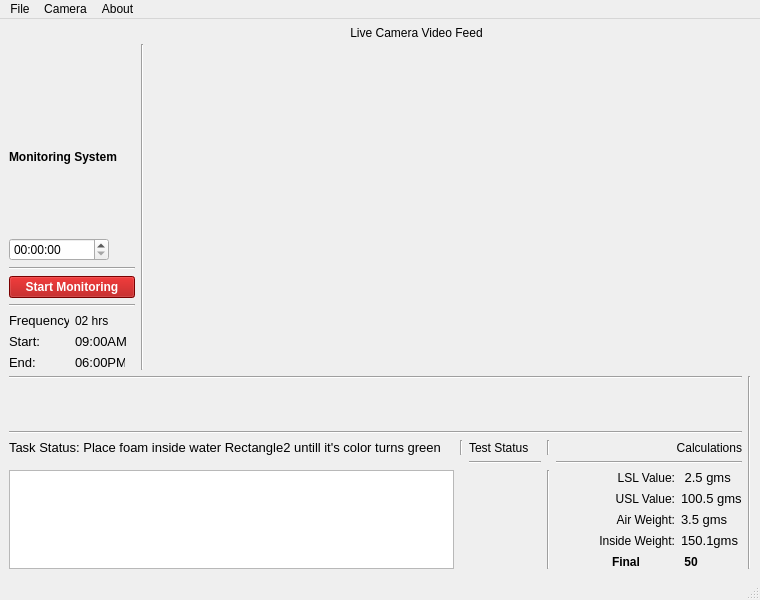
<?xml version="1.0" encoding="UTF-8"?>
<ui version="4.0">
 <class>MainWindow</class>
 <widget class="QMainWindow" name="MainWindow">
  <property name="geometry">
   <rect>
    <x>0</x>
    <y>0</y>
    <width>760</width>
    <height>600</height>
   </rect>
  </property>
  <property name="minimumSize">
   <size>
    <width>760</width>
    <height>600</height>
   </size>
  </property>
  <property name="maximumSize">
   <size>
    <width>760</width>
    <height>600</height>
   </size>
  </property>
  <property name="windowTitle">
   <string>LG Monitoring System</string>
  </property>
  <property name="windowIcon">
   <iconset resource="img/res.qrc">
    <normaloff>img/favicon.png</normaloff>img/favicon.png</iconset>
  </property>
  <widget class="QWidget" name="centralwidget">
   <layout class="QGridLayout" name="gridLayout">
    <item row="1" column="0">
     <layout class="QVBoxLayout" name="verticalLayout">
      <item>
       <widget class="QWidget" name="widget_2" native="true">
        <property name="minimumSize">
         <size>
          <width>0</width>
          <height>100</height>
         </size>
        </property>
        <property name="maximumSize">
         <size>
          <width>100</width>
          <height>100</height>
         </size>
        </property>
        <property name="styleSheet">
         <string notr="true">border-image: url(img/favicon.png);</string>
        </property>
       </widget>
      </item>
      <item>
       <widget class="QLabel" name="label_23">
        <property name="font">
         <font>
          <weight>75</weight>
          <bold>true</bold>
         </font>
        </property>
        <property name="text">
         <string>Monitoring System</string>
        </property>
       </widget>
      </item>
      <item>
       <spacer name="verticalSpacer">
        <property name="orientation">
         <enum>Qt::Vertical</enum>
        </property>
        <property name="sizeHint" stdset="0">
         <size>
          <width>20</width>
          <height>40</height>
         </size>
        </property>
       </spacer>
      </item>
      <item>
       <widget class="QTimeEdit" name="timeEdit">
        <property name="maximumSize">
         <size>
          <width>100</width>
          <height>16777215</height>
         </size>
        </property>
       </widget>
      </item>
      <item>
       <widget class="Line" name="line">
        <property name="orientation">
         <enum>Qt::Horizontal</enum>
        </property>
       </widget>
      </item>
      <item>
       <widget class="QPushButton" name="pushButton">
        <property name="maximumSize">
         <size>
          <width>135</width>
          <height>16777215</height>
         </size>
        </property>
        <property name="font">
         <font>
          <weight>75</weight>
          <bold>true</bold>
         </font>
        </property>
        <property name="styleSheet">
         <string notr="true">background-color: rgb(170, 0, 0);
color: rgb(255, 255, 255);</string>
        </property>
        <property name="text">
         <string>Start Monitoring</string>
        </property>
       </widget>
      </item>
      <item>
       <widget class="Line" name="line_6">
        <property name="orientation">
         <enum>Qt::Horizontal</enum>
        </property>
       </widget>
      </item>
      <item>
       <layout class="QGridLayout" name="gridLayout_2">
        <item row="0" column="1">
         <widget class="QLabel" name="label_4">
          <property name="maximumSize">
           <size>
            <width>50</width>
            <height>16777215</height>
           </size>
          </property>
          <property name="text">
           <string>02 hrs</string>
          </property>
         </widget>
        </item>
        <item row="0" column="0">
         <widget class="QLabel" name="label_3">
          <property name="maximumSize">
           <size>
            <width>60</width>
            <height>25</height>
           </size>
          </property>
          <property name="font">
           <font>
            <pointsize>10</pointsize>
           </font>
          </property>
          <property name="text">
           <string>Frequency:</string>
          </property>
         </widget>
        </item>
        <item row="1" column="1">
         <widget class="QLabel" name="label_6">
          <property name="minimumSize">
           <size>
            <width>60</width>
            <height>0</height>
           </size>
          </property>
          <property name="maximumSize">
           <size>
            <width>60</width>
            <height>16777215</height>
           </size>
          </property>
          <property name="font">
           <font>
            <pointsize>10</pointsize>
           </font>
          </property>
          <property name="text">
           <string>09:00AM</string>
          </property>
         </widget>
        </item>
        <item row="2" column="0">
         <widget class="QLabel" name="label_8">
          <property name="maximumSize">
           <size>
            <width>60</width>
            <height>25</height>
           </size>
          </property>
          <property name="font">
           <font>
            <pointsize>10</pointsize>
           </font>
          </property>
          <property name="text">
           <string>End:</string>
          </property>
         </widget>
        </item>
        <item row="1" column="0">
         <widget class="QLabel" name="label_5">
          <property name="maximumSize">
           <size>
            <width>60</width>
            <height>25</height>
           </size>
          </property>
          <property name="font">
           <font>
            <pointsize>10</pointsize>
           </font>
          </property>
          <property name="text">
           <string>Start:</string>
          </property>
         </widget>
        </item>
        <item row="2" column="1">
         <widget class="QLabel" name="label_9">
          <property name="maximumSize">
           <size>
            <width>50</width>
            <height>16777215</height>
           </size>
          </property>
          <property name="font">
           <font>
            <pointsize>10</pointsize>
           </font>
          </property>
          <property name="text">
           <string>06:00PM</string>
          </property>
         </widget>
        </item>
       </layout>
      </item>
     </layout>
    </item>
    <item row="3" column="5">
     <widget class="Line" name="line_10">
      <property name="orientation">
       <enum>Qt::Vertical</enum>
      </property>
     </widget>
    </item>
    <item row="1" column="1">
     <widget class="Line" name="line_7">
      <property name="orientation">
       <enum>Qt::Vertical</enum>
      </property>
     </widget>
    </item>
    <item row="3" column="0" colspan="5">
     <layout class="QGridLayout" name="gridLayout_3">
      <item row="6" column="0" rowspan="5" colspan="10">
       <widget class="QTextBrowser" name="textBrowser">
        <property name="maximumSize">
         <size>
          <width>500</width>
          <height>100</height>
         </size>
        </property>
        
       </widget>
      </item>
      <item row="4" column="13">
       <widget class="Line" name="line_8">
        <property name="orientation">
         <enum>Qt::Vertical</enum>
        </property>
       </widget>
      </item>
      <item row="0" column="0" colspan="17">
       <widget class="Line" name="line_9">
        <property name="orientation">
         <enum>Qt::Horizontal</enum>
        </property>
       </widget>
      </item>
      <item row="2" column="0" colspan="17">
       <widget class="Line" name="line_2">
        <property name="orientation">
         <enum>Qt::Horizontal</enum>
        </property>
       </widget>
      </item>
      <item row="4" column="14" colspan="3">
       <widget class="QLabel" name="label_2">
        <property name="text">
         <string>Calculations</string>
        </property>
        <property name="alignment">
         <set>Qt::AlignRight|Qt::AlignTrailing|Qt::AlignVCenter</set>
        </property>
       </widget>
      </item>
      <item row="4" column="0" colspan="10">
       <widget class="QLabel" name="label_7">
        <property name="maximumSize">
         <size>
          <width>16777215</width>
          <height>25</height>
         </size>
        </property>
        <property name="font">
         <font>
          <pointsize>10</pointsize>
          <weight>50</weight>
          <italic>false</italic>
          <bold>false</bold>
         </font>
        </property>
        <property name="layoutDirection">
         <enum>Qt::LeftToRight</enum>
        </property>
        <property name="text">
         <string>Task Status: Place foam inside water Rectangle2 untill it's color turns green </string>
        </property>
        <property name="alignment">
         <set>Qt::AlignLeading|Qt::AlignLeft|Qt::AlignVCenter</set>
        </property>
       </widget>
      </item>
      <item row="4" column="11" colspan="2">
       <widget class="QLabel" name="label_20">
        <property name="text">
         <string>Test Status</string>
        </property>
        <property name="alignment">
         <set>Qt::AlignLeading|Qt::AlignLeft|Qt::AlignVCenter</set>
        </property>
       </widget>
      </item>
      <item row="4" column="10">
       <widget class="Line" name="line_11">
        <property name="orientation">
         <enum>Qt::Vertical</enum>
        </property>
       </widget>
      </item>
      <item row="6" column="13" rowspan="5">
       <widget class="Line" name="line_4">
        <property name="layoutDirection">
         <enum>Qt::LeftToRight</enum>
        </property>
        <property name="orientation">
         <enum>Qt::Vertical</enum>
        </property>
       </widget>
      </item>
      <item row="5" column="14" colspan="3">
       <widget class="Line" name="line_3">
        <property name="orientation">
         <enum>Qt::Horizontal</enum>
        </property>
       </widget>
      </item>
      <item row="1" column="11">
       <widget class="QWidget" name="widget_4" native="true">
        <property name="minimumSize">
         <size>
          <width>50</width>
          <height>0</height>
         </size>
        </property>
        <property name="maximumSize">
         <size>
          <width>50</width>
          <height>16777215</height>
         </size>
        </property>
        <property name="styleSheet">
         <string notr="true">border-image: url(img/b5R.png);</string>
        </property>
       </widget>
      </item>
      <item row="1" column="1">
       <widget class="QWidget" name="widget_15" native="true">
        <property name="minimumSize">
         <size>
          <width>25</width>
          <height>0</height>
         </size>
        </property>
        <property name="styleSheet">
         <string notr="true">border-image: url(img/nextR.png);
</string>
        </property>
       </widget>
      </item>
      <item row="1" column="2">
       <widget class="QWidget" name="widget_3" native="true">
        <property name="minimumSize">
         <size>
          <width>50</width>
          <height>40</height>
         </size>
        </property>
        <property name="maximumSize">
         <size>
          <width>50</width>
          <height>16777215</height>
         </size>
        </property>
        <property name="styleSheet">
         <string notr="true">border-image: url(img/b1R.png);</string>
        </property>
       </widget>
      </item>
      <item row="1" column="0">
       <widget class="QWidget" name="widget_16" native="true">
        <property name="minimumSize">
         <size>
          <width>50</width>
          <height>0</height>
         </size>
        </property>
        <property name="styleSheet">
         <string notr="true">border-image: url(img/b0R.png);</string>
        </property>
       </widget>
      </item>
      <item row="1" column="6">
       <widget class="QWidget" name="widget_13" native="true">
        <property name="minimumSize">
         <size>
          <width>50</width>
          <height>0</height>
         </size>
        </property>
        <property name="maximumSize">
         <size>
          <width>50</width>
          <height>16777215</height>
         </size>
        </property>
        <property name="styleSheet">
         <string notr="true">border-image: url(img/b3R.png);</string>
        </property>
       </widget>
      </item>
      <item row="1" column="9" colspan="2">
       <widget class="QWidget" name="widget_6" native="true">
        <property name="minimumSize">
         <size>
          <width>30</width>
          <height>0</height>
         </size>
        </property>
        <property name="maximumSize">
         <size>
          <width>40</width>
          <height>16777215</height>
         </size>
        </property>
        <property name="styleSheet">
         <string notr="true">border-image: url(img/nextR.png);
</string>
        </property>
       </widget>
      </item>
      <item row="1" column="3">
       <widget class="QWidget" name="widget_8" native="true">
        <property name="minimumSize">
         <size>
          <width>30</width>
          <height>0</height>
         </size>
        </property>
        <property name="maximumSize">
         <size>
          <width>50</width>
          <height>16777215</height>
         </size>
        </property>
        <property name="styleSheet">
         <string notr="true">border-image: url(img/nextR.png);
</string>
        </property>
       </widget>
      </item>
      <item row="1" column="5">
       <widget class="QWidget" name="widget_12" native="true">
        <property name="minimumSize">
         <size>
          <width>35</width>
          <height>0</height>
         </size>
        </property>
        <property name="maximumSize">
         <size>
          <width>50</width>
          <height>16777215</height>
         </size>
        </property>
        <property name="styleSheet">
         <string notr="true">border-image: url(img/nextR.png);
</string>
        </property>
       </widget>
      </item>
      <item row="1" column="7">
       <widget class="QWidget" name="widget_14" native="true">
        <property name="minimumSize">
         <size>
          <width>30</width>
          <height>0</height>
         </size>
        </property>
        <property name="maximumSize">
         <size>
          <width>50</width>
          <height>16777215</height>
         </size>
        </property>
        <property name="styleSheet">
         <string notr="true">border-image: url(img/nextR.png);
</string>
        </property>
       </widget>
      </item>
      <item row="1" column="4">
       <widget class="QWidget" name="widget_11" native="true">
        <property name="minimumSize">
         <size>
          <width>50</width>
          <height>0</height>
         </size>
        </property>
        <property name="maximumSize">
         <size>
          <width>50</width>
          <height>16777215</height>
         </size>
        </property>
        <property name="styleSheet">
         <string notr="true">border-image: url(img/b2R.png);</string>
        </property>
       </widget>
      </item>
      <item row="1" column="14">
       <widget class="QWidget" name="widget_9" native="true">
        <property name="minimumSize">
         <size>
          <width>50</width>
          <height>0</height>
         </size>
        </property>
        <property name="maximumSize">
         <size>
          <width>50</width>
          <height>16777215</height>
         </size>
        </property>
        <property name="styleSheet">
         <string notr="true">border-image: url(img/b6R.png);</string>
        </property>
       </widget>
      </item>
      <item row="1" column="16">
       <widget class="QWidget" name="widget_17" native="true">
        <property name="minimumSize">
         <size>
          <width>40</width>
          <height>0</height>
         </size>
        </property>
        <property name="styleSheet">
         <string notr="true">border-image: url(img/b7R.png);</string>
        </property>
       </widget>
      </item>
      <item row="1" column="12" colspan="2">
       <widget class="QWidget" name="widget_5" native="true">
        <property name="minimumSize">
         <size>
          <width>25</width>
          <height>0</height>
         </size>
        </property>
        <property name="maximumSize">
         <size>
          <width>50</width>
          <height>16777215</height>
         </size>
        </property>
        <property name="styleSheet">
         <string notr="true">border-image: url(img/nextR.png);
</string>
        </property>
       </widget>
      </item>
      <item row="1" column="8">
       <widget class="QWidget" name="widget_7" native="true">
        <property name="minimumSize">
         <size>
          <width>50</width>
          <height>0</height>
         </size>
        </property>
        <property name="maximumSize">
         <size>
          <width>50</width>
          <height>16777215</height>
         </size>
        </property>
        <property name="styleSheet">
         <string notr="true">border-image: url(img/b4R.png);</string>
        </property>
       </widget>
      </item>
      <item row="1" column="15">
       <widget class="QWidget" name="widget_10" native="true">
        <property name="minimumSize">
         <size>
          <width>25</width>
          <height>0</height>
         </size>
        </property>
        <property name="maximumSize">
         <size>
          <width>50</width>
          <height>16777215</height>
         </size>
        </property>
        <property name="styleSheet">
         <string notr="true">border-image: url(img/nextR.png);
</string>
        </property>
       </widget>
      </item>
      <item row="7" column="11" rowspan="3" colspan="2">
       <widget class="QWidget" name="widget_18" native="true">
        <property name="styleSheet">
         <string notr="true">border-image: url(img/icon7R.png);</string>
        </property>
       </widget>
      </item>
      <item row="7" column="14" colspan="2">
       <widget class="QLabel" name="label_12">
        <property name="maximumSize">
         <size>
          <width>16777215</width>
          <height>15</height>
         </size>
        </property>
        <property name="text">
         <string>USL Value:</string>
        </property>
        <property name="alignment">
         <set>Qt::AlignRight|Qt::AlignTrailing|Qt::AlignVCenter</set>
        </property>
       </widget>
      </item>
      <item row="6" column="14" colspan="2">
       <widget class="QLabel" name="label_10">
        <property name="maximumSize">
         <size>
          <width>16777215</width>
          <height>15</height>
         </size>
        </property>
        <property name="text">
         <string>LSL Value:</string>
        </property>
        <property name="alignment">
         <set>Qt::AlignRight|Qt::AlignTrailing|Qt::AlignVCenter</set>
        </property>
       </widget>
      </item>
      <item row="7" column="16">
       <widget class="QLabel" name="label_13">
        <property name="font">
         <font>
          <pointsize>10</pointsize>
         </font>
        </property>
        <property name="text">
         <string>100.5 gms</string>
        </property>
       </widget>
      </item>
      <item row="6" column="16">
       <widget class="QLabel" name="label_11">
        <property name="font">
         <font>
          <pointsize>10</pointsize>
         </font>
        </property>
        <property name="text">
         <string> 2.5 gms</string>
        </property>
       </widget>
      </item>
      <item row="9" column="14" colspan="2">
       <widget class="QLabel" name="label_16">
        <property name="maximumSize">
         <size>
          <width>1000</width>
          <height>15</height>
         </size>
        </property>
        <property name="text">
         <string>Inside Weight:</string>
        </property>
        <property name="alignment">
         <set>Qt::AlignRight|Qt::AlignTrailing|Qt::AlignVCenter</set>
        </property>
       </widget>
      </item>
      <item row="8" column="14" colspan="2">
       <widget class="QLabel" name="label_14">
        <property name="maximumSize">
         <size>
          <width>16777215</width>
          <height>15</height>
         </size>
        </property>
        <property name="text">
         <string>Air Weight:</string>
        </property>
        <property name="alignment">
         <set>Qt::AlignRight|Qt::AlignTrailing|Qt::AlignVCenter</set>
        </property>
       </widget>
      </item>
      <item row="8" column="16">
       <widget class="QLabel" name="label_15">
        <property name="font">
         <font>
          <pointsize>10</pointsize>
         </font>
        </property>
        <property name="text">
         <string>3.5 gms</string>
        </property>
       </widget>
      </item>
      <item row="9" column="16">
       <widget class="QLabel" name="label_17">
        <property name="font">
         <font>
          <pointsize>10</pointsize>
         </font>
        </property>
        <property name="text">
         <string>150.1gms</string>
        </property>
       </widget>
      </item>
      <item row="10" column="16">
       <widget class="QLabel" name="label_19">
        <property name="font">
         <font>
          <weight>75</weight>
          <bold>true</bold>
         </font>
        </property>
        <property name="text">
         <string> 50</string>
        </property>
        <property name="alignment">
         <set>Qt::AlignLeading|Qt::AlignLeft|Qt::AlignVCenter</set>
        </property>
       </widget>
      </item>
      <item row="10" column="15">
       <widget class="QLabel" name="label_18">
        <property name="minimumSize">
         <size>
          <width>80</width>
          <height>0</height>
         </size>
        </property>
        <property name="maximumSize">
         <size>
          <width>80</width>
          <height>15</height>
         </size>
        </property>
        <property name="font">
         <font>
          <weight>75</weight>
          <bold>true</bold>
         </font>
        </property>
        <property name="text">
         <string>Final</string>
        </property>
        <property name="alignment">
         <set>Qt::AlignLeading|Qt::AlignLeft|Qt::AlignVCenter</set>
        </property>
       </widget>
      </item>
      <item row="5" column="11" colspan="2">
       <widget class="Line" name="line_5">
        <property name="orientation">
         <enum>Qt::Horizontal</enum>
        </property>
       </widget>
      </item>
     </layout>
    </item>
    <item row="0" column="2">
     <widget class="QLabel" name="label">
      <property name="maximumSize">
       <size>
        <width>16777215</width>
        <height>10</height>
       </size>
      </property>
      <property name="text">
       <string>Live Camera Video Feed</string>
      </property>
      <property name="alignment">
       <set>Qt::AlignCenter</set>
      </property>
     </widget>
    </item>
    <item row="1" column="2">
     <widget class="QWidget" name="widget" native="true">
      <property name="minimumSize">
       <size>
        <width>550</width>
        <height>310</height>
       </size>
      </property>
      <property name="maximumSize">
       <size>
        <width>550</width>
        <height>310</height>
       </size>
      </property>
      <property name="styleSheet">
       <string notr="true">border-image: url(img/cam.png);</string>
      </property>
      <zorder></zorder>
     </widget>
    </item>
   </layout>
  </widget>
  <widget class="QMenuBar" name="menubar">
   <property name="geometry">
    <rect>
     <x>0</x>
     <y>0</y>
     <width>760</width>
     <height>25</height>
    </rect>
   </property>
   <widget class="QMenu" name="menuFile">
    <property name="title">
     <string>File</string>
    </property>
    <addaction name="actionExit"/>
   </widget>
   <widget class="QMenu" name="menuCamera">
    <property name="title">
     <string>Camera</string>
    </property>
    <addaction name="actionAdd"/>
    <addaction name="actionRemove"/>
   </widget>
   <widget class="QMenu" name="menuAbout">
    <property name="title">
     <string>About</string>
    </property>
    <addaction name="actionSoftware"/>
   </widget>
   <addaction name="menuFile"/>
   <addaction name="menuCamera"/>
   <addaction name="menuAbout"/>
  </widget>
  <widget class="QStatusBar" name="statusbar"/>
  <action name="actionExit">
   <property name="text">
    <string>Exit</string>
   </property>
  </action>
  <action name="actionAdd">
   <property name="text">
    <string>Add</string>
   </property>
  </action>
  <action name="actionRemove">
   <property name="text">
    <string>Remove</string>
   </property>
  </action>
  <action name="actionSoftware">
   <property name="text">
    <string>Software</string>
   </property>
  </action>
 </widget>

 <connections/>
</ui>
